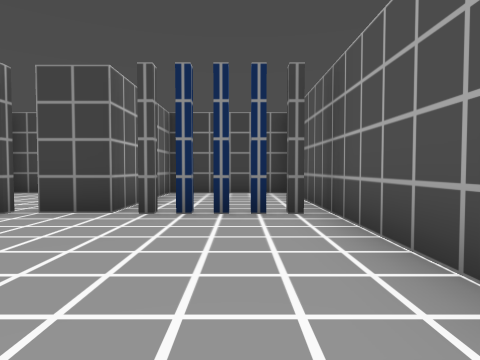
View 1 (above)

17 first-person views from a walk through a level from a Godot 3-D game. The camera is 1.2 m above the floor, tilts 2° down and sees 75° across. The floor is counted in squares, 2 m on a side. Each view is taken from the middle of a square. On the plan, view 1 faces up. The plan holds only what a view shows up to about 9 squares ahead; the rest is blank. The place goes on beyond the plan. Characters and animated objects are left out. Some surface patterns are stand-ins.

View 2
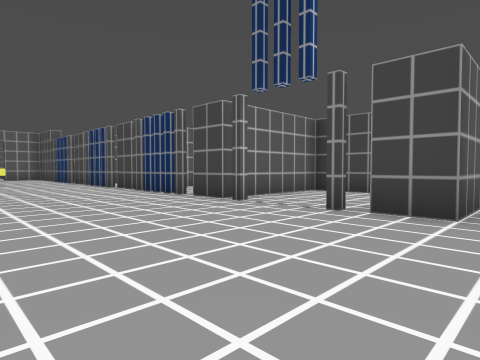

View 3
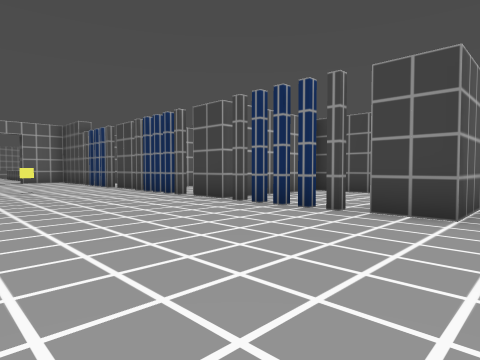

View 4
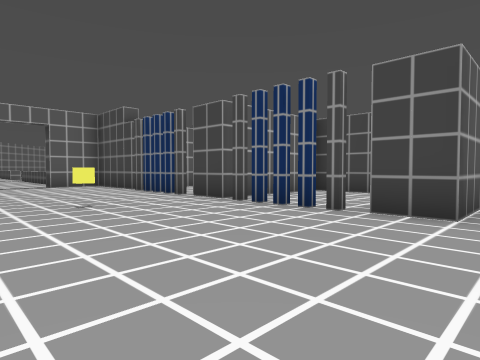

View 5
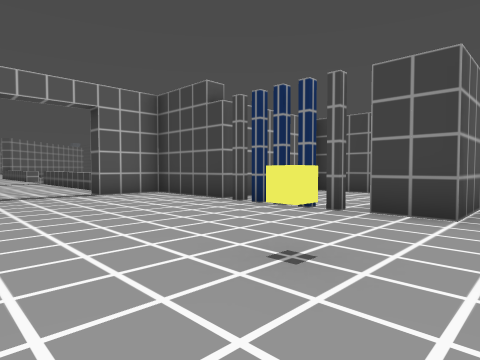

View 6
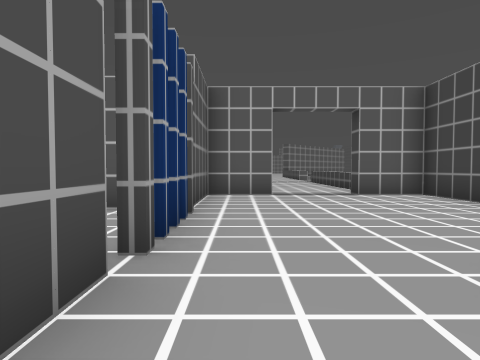

View 7
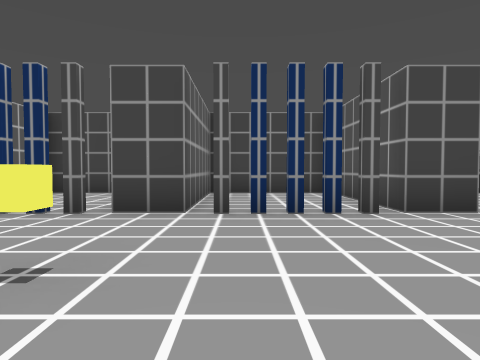

View 8
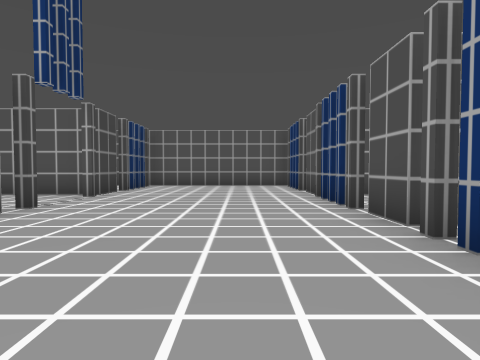

View 9
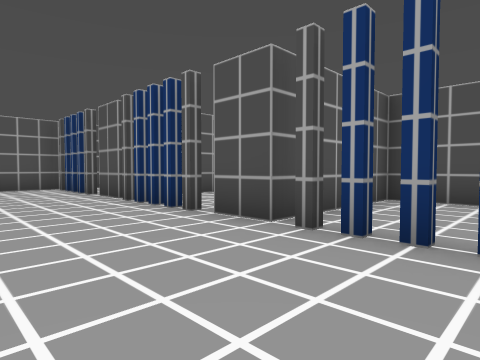

View 10
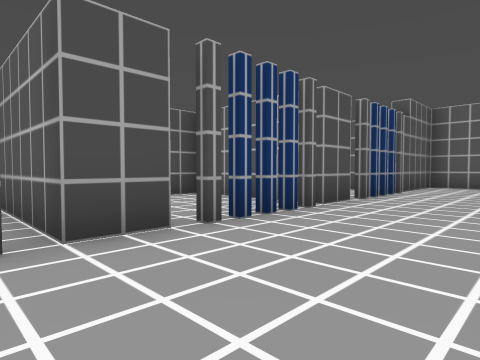

View 11
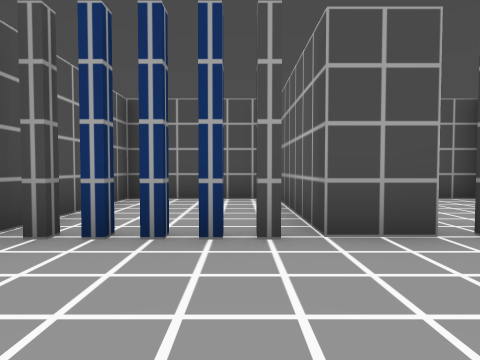

View 12
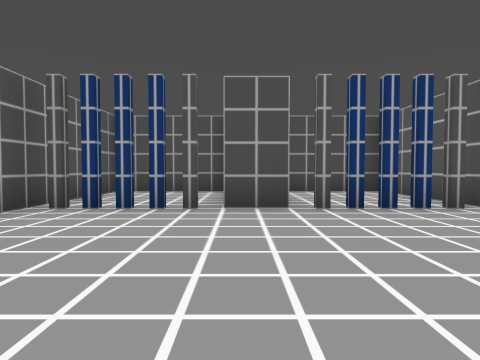

View 13
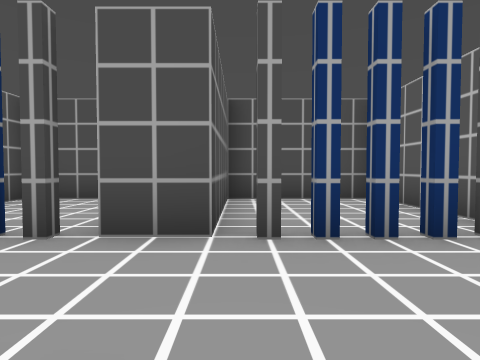

View 14
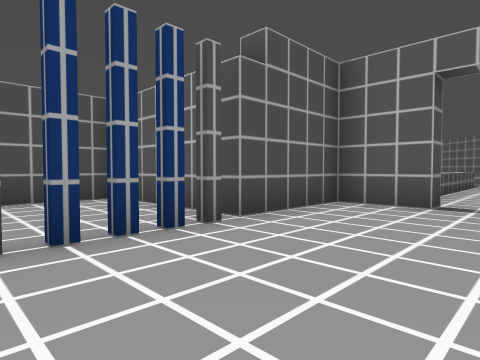

View 15
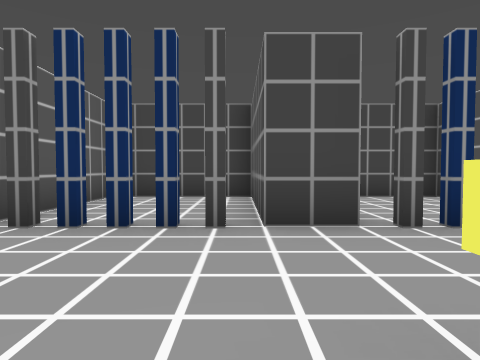

View 16
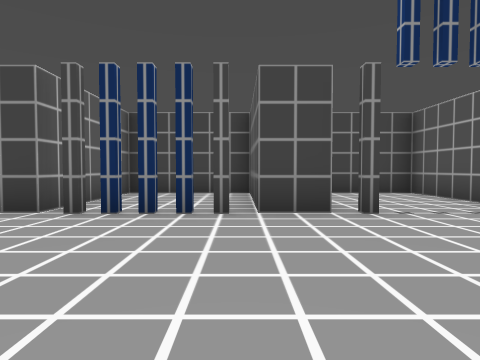

View 17
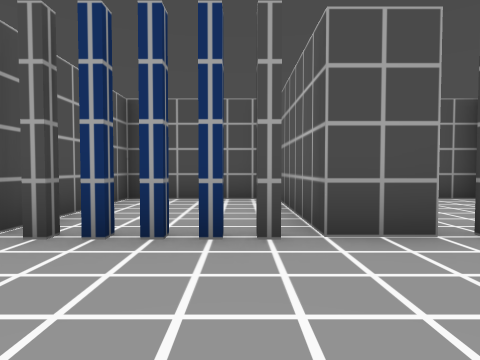

### Floor plan
Key: @ floor where view 1 was taken; # wall or solid block; . floor; = window, fence, low wall or low ledge; ^ raised ledge; B block; T thing the floor can be seen under or through.
Columns run from 26 left of view 1 to 2 right of it. Each row starts with its distance up from view 1.
  8         ####################
  7         #...#...#...#...#...
  6         #...#...#...#...#...#
  5      ####...#...#...#...#...#
  4     ^#...###.###.###.#.#.####
  3    ..^......................#
  2   ..........B...............#
  1  ...........................#
  0 ^^^^ =....................@.#
 -1      ####TTTTTTTTTTTT########
 -2         #...T...#...#...#...#
 -3         #...#...#...#...#...#
 -4         #...#...#...#...#...#
 -5         #####################

Where each view was taken, in squares from view 1:
view 1: 0 up, 0 right, facing up
view 2: 0 up, 1 left, facing up-left
view 3: 0 up, 5 left, facing up-left
view 4: 0 up, 9 left, facing up-left
view 5: 0 up, 13 left, facing up-left
view 6: 0 up, 13 left, facing left
view 7: 0 up, 13 left, facing up
view 8: 1 up, 10 left, facing right
view 9: 2 up, 9 left, facing down-right
view 10: 2 up, 9 left, facing down-left
view 11: 2 up, 1 left, facing down
view 12: 4 up, 2 left, facing down
view 13: 2 up, 15 left, facing down
view 14: 2 up, 15 left, facing down-left
view 15: 1 up, 15 left, facing up
view 16: 0 up, 7 left, facing up
view 17: 2 up, 9 left, facing down
